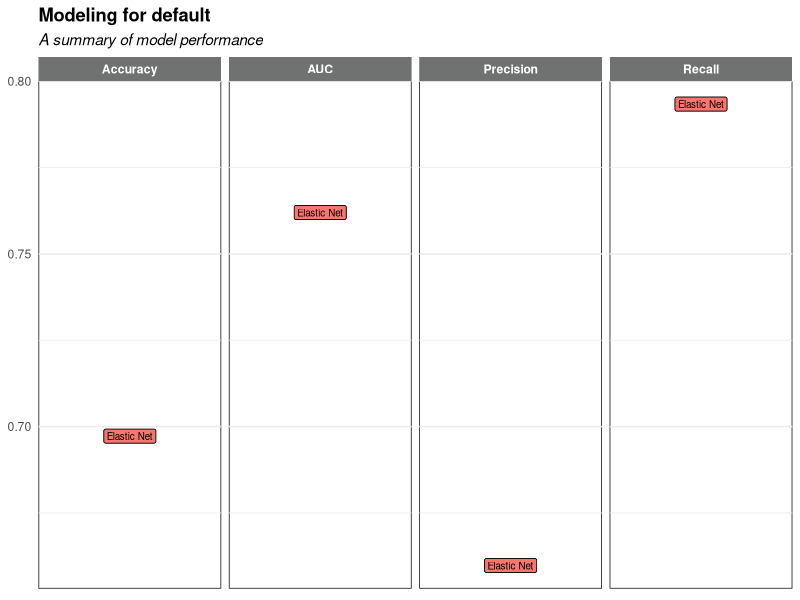

Here is the R script that generated this plot:
## ---- chunk 1
library('tidyverse')
## ---- chunk 2
mcb1 <- read.csv('majority-class-baseline/model-results.csv')
mcb2 <- read.csv('majority-class-baseline/model-results.csv')
## ---- chunk 3
full_results <- 
    bind_rows(
        mcb1, 
        mcb2
    )

full_results
## ---- chunk 4
ggplot(
    pivot_longer(
        full_results, 
        cols = -c(model, hyperparameters)
    ), 
    aes(x = "1", y = value, label = model)
) +
    geom_label(
        aes(fill = model), 
        size = 2.5, 
        show.legend = FALSE
    ) +
    facet_wrap(~name, nrow = 1) +
    labs(
        title = "Modeling for default", 
        subtitle = "A summary of model performance"
    ) +
    theme_minimal() +
    theme(
        plot.title = element_text(face = "bold"), 
        plot.subtitle = element_text(face = "italic"), 
        axis.title.y = element_blank(), 
        axis.title.x = element_blank(), 
        axis.text.x = element_blank(), 
        strip.text = element_text(face = "bold", color = "white"), 
        strip.background = element_rect(fill = "#707271", color = NA), 
        panel.background = element_rect(fill = NA, color = "black"), 
        panel.grid.major.x = element_blank()
    )
